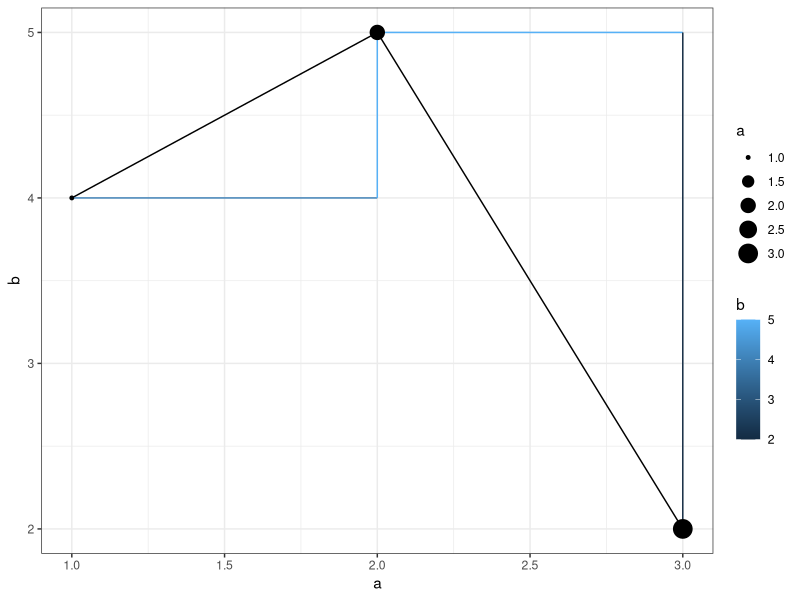

R code for this plot:
## ---- chunk 1
a = c(1,2,3)
b = c(4,5,2)
df = data.frame(cbind(a,b))
require(ggplot2)
theme_set(theme_bw()) 
p = ggplot(df)
p = p + geom_line(aes(x = a, y = b))
p = p + geom_step(aes(x = a, y = b, color = b))
p = p + geom_point(aes(x = a, y = b, size = a))
print(p)
